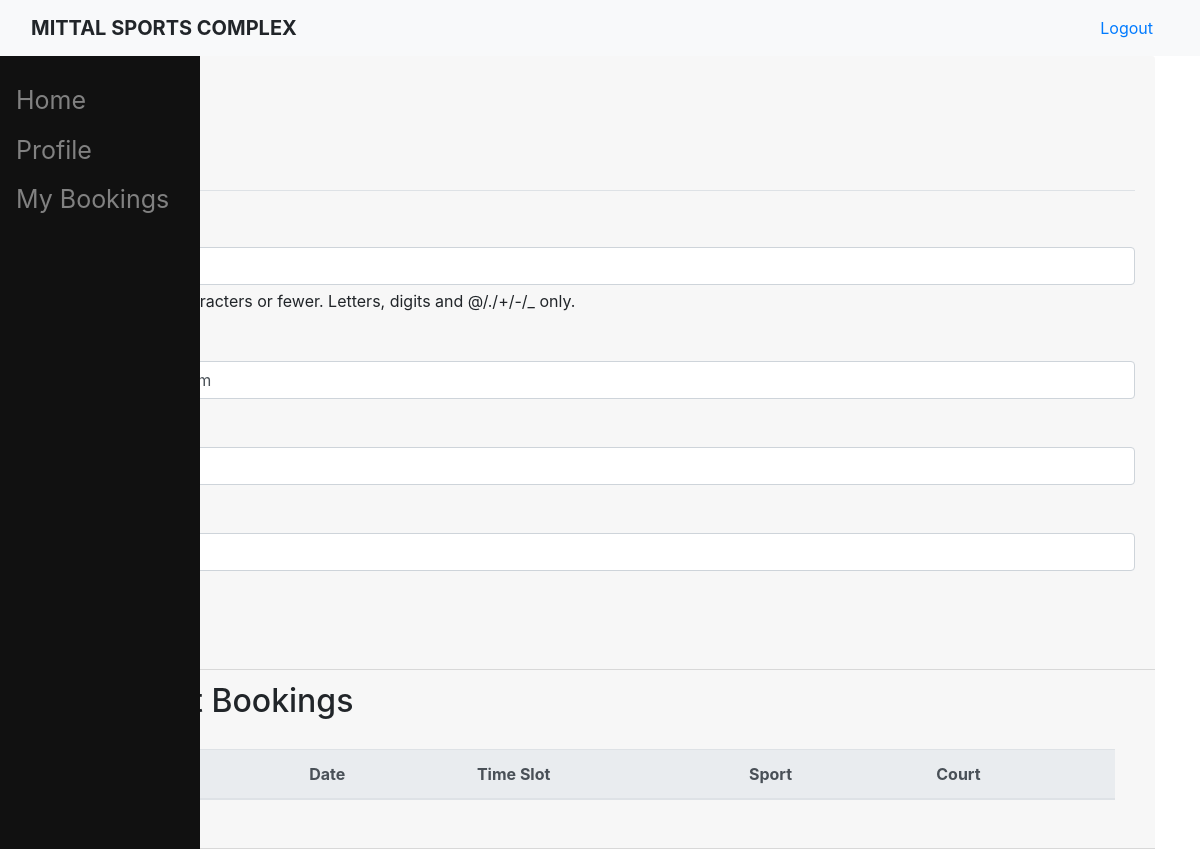
/profile/ (signed in), run on an earlier commit of the app's database.
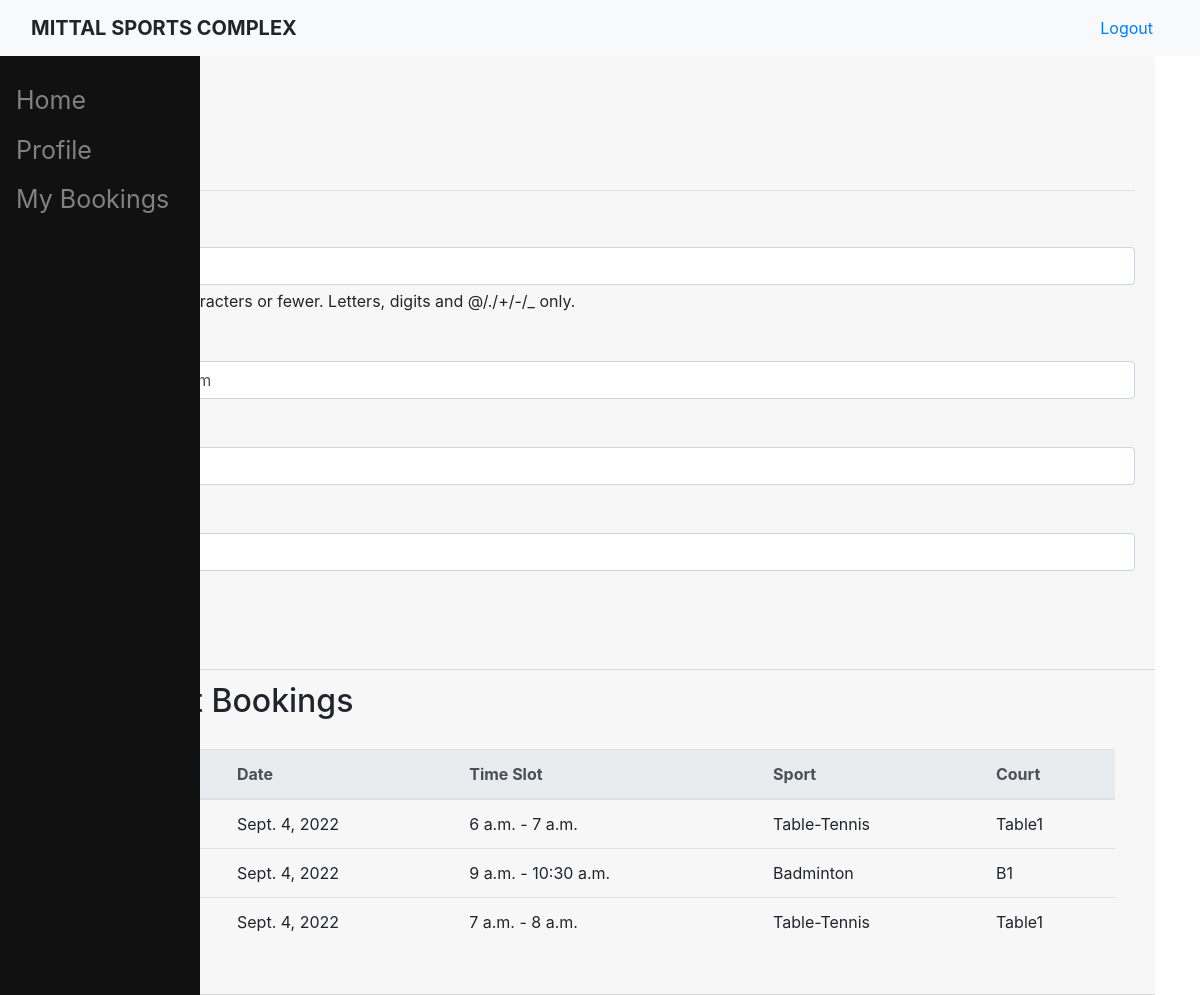
And on a later commit of the database.
### sports/models.py (models this page shows, shortened)
class Booking(models.Model):
    time_slot = models.OneToOneField(Slot, on_delete=models.CASCADE)
    booked_by = models.ForeignKey(User, null = True, blank = True,on_delete=models.CASCADE)

class Slot(models.Model):
    start_time = models.TimeField(help_text = "(Time should be of format HH:MM from 00:00 to 23:59.)")
    end_time = models.TimeField(help_text = "(Time should be of format HH:MM from 00:00 to 23:59.)")
    date = models.DateField(default = date.today(),help_text = "(Date should be of format YYYY-MM-DD)")
    court = models.ForeignKey(Court,on_delete=models.CASCADE)
    message = models.CharField(max_length=200, null = True, blank = True)

class Court(models.Model):
    name = models.CharField(max_length=20, unique = True )
    sport = models.ForeignKey(Sport,on_delete=models.CASCADE)
    def __str__(self):
        return f'{self.name}'

class Sport(models.Model):
    name = models.CharField(max_length=20, unique = True , help_text = '(Please, use underscore(_) or hypen(-) in place of spaces.)')
    img_url = models.CharField(max_length=2083, verbose_name = 'Image', help_text = '(Copy-paste the sport-image url here)', default = 'https://uploads-ssl.webflow.com/617b224ba2374548fcc039ba/617b224ba237453ce1c0409b_hpfulq-1234-1024x512.jpg')
    def __str__(self):
        return f'{self.name}'

### users/views.py (the view)
# urls.py: path('profile/',u_views.profile, name = 'profile'),
@login_required
def profile(request):
    if request.method == 'POST':
        u_form = UserUpdateForm(request.POST,instance=request.user)
        if u_form.is_valid():
            u_form.save()
            messages.success(request, f' Your Account has been Updated Successfully!')
            return redirect('profile')
    else:
        u_form = UserUpdateForm(instance=request.user)
        bookings = Booking.objects.filter(booked_by = request.user)
    context={
        'u_form':u_form,
        'bookings':bookings
    }
    return render(request, 'users/profile.html', context)

### users/forms.py
class UserUpdateForm(forms.ModelForm):
    class Meta:
        model = User
        fields = ['username','email','first_name','last_name']

### users/templatetags/auth_extras.py (called while the page is built)
@register.filter(name='has_attr')
def has_attr(user, attribute):
    return hasattr(user, attribute)

### users/templates/users/profile.html (shortened to what this page needs)
{% extends 'sports/base.html' %}
{% load crispy_forms_tags %}
{% load auth_extras %}
{% block content %}
<div class="content-section">
    <div class="card-header">
        <div class="media">
            <div class="media-body">
                <h2 class="account-heading">{{ user.username }}</h2>
                <p class="text-secondary">{{ user.email}}</p>
            </div>
        </div>
        <form method="POST" enctype = "multipart/form-data">
            <fieldset class = "form-group">
                <legend class ="border-bottom mb-4">Profile Info</legend>
                {{ u_form|crispy }}
            </fieldset>
            <div class = "form-group">
                <button class = "btn btn-outline-info" type = "submit">Update Profile</button>
            </div>
        </form>
    </div>
    <div class="card-header">
        {% if request.user|has_attr:"member" %}
        <h2>Your Slot Bookings</h2>
        <div class="card-body">
            <div class="table-responsive">
                <table class = "table">
                    <thead class="thead-light">
                    <tr>
                        <th>Sr. No.</th>
                        <th>Date</th>
                        <th>Time Slot</th>
                        <th>Sport</th>
                        <th>Court</th>
                    </tr>
                    </thead>
                    {% for booking in bookings %}
                    <tr>
                        <td>{{ forloop.counter }}</td>
                        <td>{{ booking.time_slot.date }}</a></td>
                        <td>{{ booking.time_slot.start_time }} - {{ booking.time_slot.end_time }}</td>
                        <td>{{ booking.time_slot.court.sport }}</a></td>
                        <td>{{ booking.time_slot.court }}</a></td>
                    {% endfor %}
                </table>
            </div>
        </div>
        {% endif %}
    </div>
</div>
{% endblock content %}

What changed in the data, as far as the page shows it:
now on this page (row edited): Booking: time_slot "Sept. 4, 2022", time_slot.start_time "6 a.m.", time_slot.end_time "7 a.m.", time_slot.court.sport "Table-Tennis", time_slot.court "Table1"
now on this page (row edited): Booking: time_slot "Sept. 4, 2022", time_slot.start_time "9 a.m.", time_slot.end_time "10:30 a.m.", time_slot.court.sport "Badminton", time_slot.court "B1"
now on this page (row edited): Booking: time_slot "Sept. 4, 2022", time_slot.start_time "7 a.m.", time_slot.end_time "8 a.m.", time_slot.court.sport "Table-Tennis", time_slot.court "Table1"
